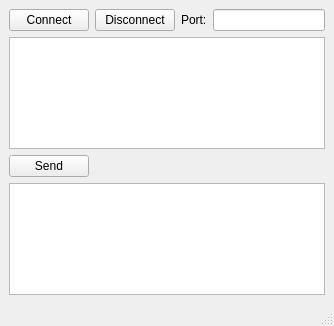
<?xml version="1.0" encoding="UTF-8"?>
<ui version="4.0">
 <class>MainWindow</class>
 <widget class="QMainWindow" name="MainWindow">
  <property name="geometry">
   <rect>
    <x>0</x>
    <y>0</y>
    <width>334</width>
    <height>326</height>
   </rect>
  </property>
  <property name="windowTitle">
   <string>Server</string>
  </property>
  <widget class="QWidget" name="centralwidget">
   <layout class="QGridLayout" name="gridLayout">
    <item row="0" column="0">
     <widget class="QPushButton" name="connect">
      <property name="text">
       <string>Connect</string>
      </property>
     </widget>
    </item>
    <item row="0" column="1">
     <widget class="QPushButton" name="disconnect">
      <property name="text">
       <string>Disconnect</string>
      </property>
     </widget>
    </item>
    <item row="0" column="2">
     <widget class="QLabel" name="label">
      <property name="text">
       <string>Port:</string>
      </property>
     </widget>
    </item>
    <item row="0" column="3">
     <widget class="QLineEdit" name="port"/>
    </item>
    <item row="1" column="0" colspan="4">
     <widget class="QTextBrowser" name="output"/>
    </item>
    <item row="2" column="0">
     <widget class="QPushButton" name="send">
      <property name="text">
       <string>Send</string>
      </property>
     </widget>
    </item>
    <item row="3" column="0" colspan="4">
     <widget class="QTextEdit" name="input"/>
    </item>
   </layout>
  </widget>
  <widget class="QMenuBar" name="menubar">
   <property name="geometry">
    <rect>
     <x>0</x>
     <y>0</y>
     <width>334</width>
     <height>26</height>
    </rect>
   </property>
  </widget>
  <widget class="QStatusBar" name="statusbar"/>
 </widget>
 <resources/>
 <connections/>
</ui>
